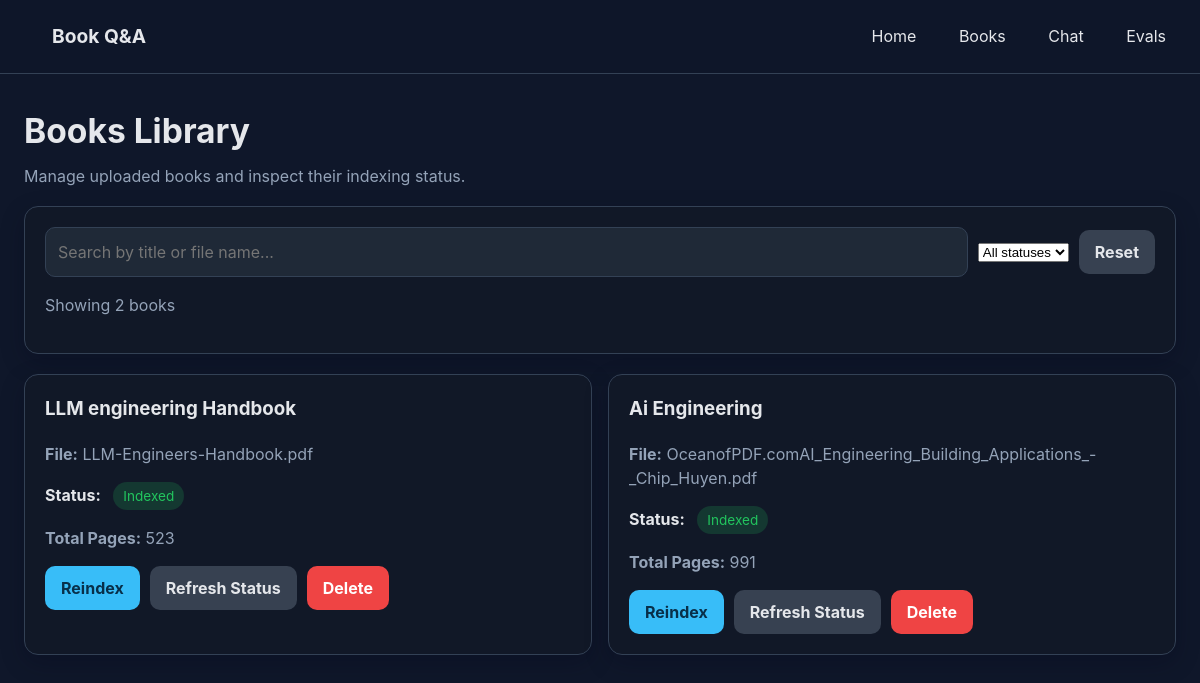
/library, run on an earlier commit of the app's database.
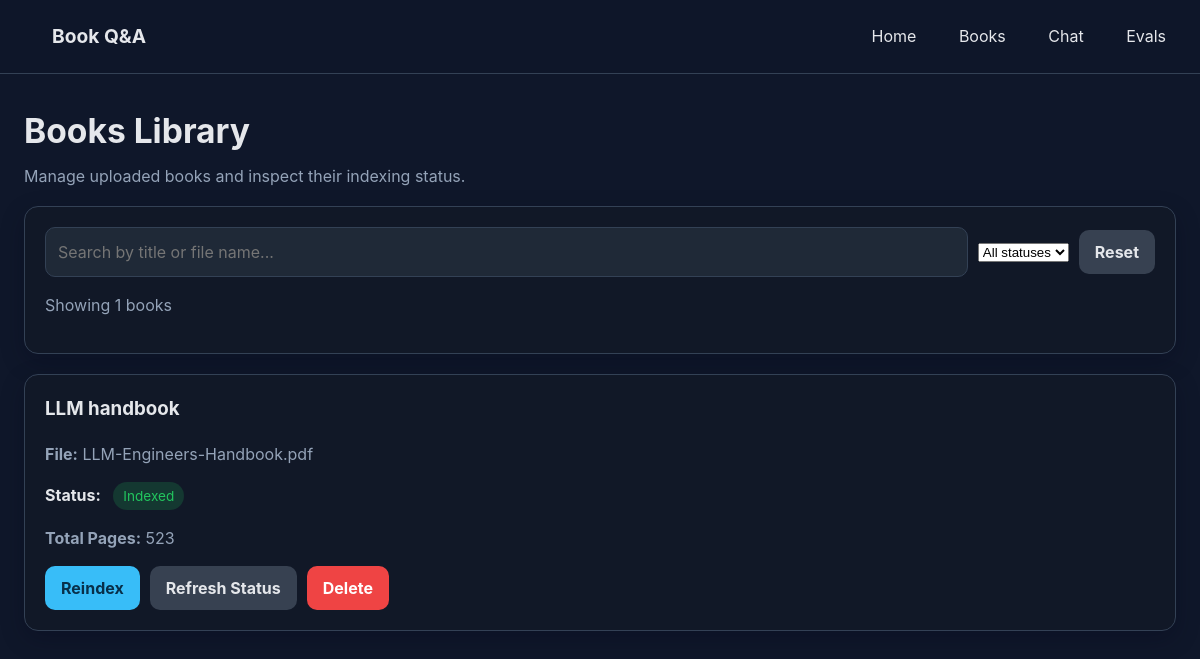
And on a later commit of the database.
### app/models.py (models this page shows)
class Base(DeclarativeBase):
    pass

class Book(Base):
    __tablename__ = "books"
    id: Mapped[str] = mapped_column(String, primary_key=True)
    title: Mapped[str] = mapped_column(String, nullable=False)
    file_name: Mapped[str] = mapped_column(String, nullable=False)
    file_path: Mapped[str] = mapped_column(String, nullable=False)
    status: Mapped[str] = mapped_column(String, nullable=False, default="uploaded")
    total_pages: Mapped[int | None] = mapped_column(Integer, nullable=True)
    total_sections: Mapped[int | None] = mapped_column(Integer, nullable=True)
    total_chunks: Mapped[int] = mapped_column(Integer, nullable=False, default=0)
    processed_chunks: Mapped[int] = mapped_column(Integer, nullable=False, default=0)
    failed_chunks: Mapped[int] = mapped_column(Integer, nullable=False, default=0)
    progress_percent: Mapped[int] = mapped_column(Integer, nullable=False, default=0)
    current_step: Mapped[str | None] = mapped_column(String, nullable=True)
    last_processed_chunk_index: Mapped[int | None] = mapped_column(Integer, nullable=True)
    error_message: Mapped[str | None] = mapped_column(Text, nullable=True)
    started_at: Mapped[datetime | None] = mapped_column(DateTime, nullable=True)
    finished_at: Mapped[datetime | None] = mapped_column(DateTime, nullable=True)
    created_at: Mapped[datetime] = mapped_column(DateTime, default=datetime.utcnow)
    updated_at: Mapped[datetime] = mapped_column(DateTime, default=datetime.utcnow, onupdate=datetime.utcnow)

### app/web/pages.py (the view)
@router.get("/library", response_class=HTMLResponse)
def books_page(request: Request):
    db = SessionLocal()
    try:
        books = db.query(Book).order_by(Book.created_at.desc()).all()
        return templates.TemplateResponse(
            request=request,
            name="books.html",
            context={"books": books},
        )
    finally:
        db.close()

### app/logging_config.py (called while the page is built)
def get_request_id() -> str:
    return _REQUEST_ID_CTX.get()

    def filter(self, record: logging.LogRecord) -> bool:
        record.request_id = get_request_id()
        return True

### app/templates/books.html (shortened to what this page needs)
{% extends "base.html" %}
{% block content %}
<section class="page-header">
    <h1>Books Library</h1>
    <p>Manage uploaded books and inspect their indexing status.</p>
</section>
{% if books %}
    <section class="card">
        <div class="toolbar">
            <input type="text" id="searchBooks" placeholder="Search by title or file name...">
            <select id="statusFilter">
                <option value="all">All statuses</option>
            </select>
            <button type="button" class="secondary" onclick="resetFilters()">Reset</button>
        </div>
        <p class="muted" id="booksCount">Showing {{ books|length }} books</p>
    </section>
    <div class="books-grid">
        {% for book in books %}
            <div class="card book-card" data-title="{{ book.title|lower }}" data-file="{{ book.file_name|lower }}" data-status="{{ book.status }}">
                <h3>{{ book.title }}</h3>
                <p class="muted"><strong>File:</strong> {{ book.file_name }}</p>
                <p><strong>Status:</strong> <span class="status status-{{ book.status }}">{{ book.status }}</span></p>
                <p class="muted"><strong>Total Pages:</strong> {{ book.total_pages if book.total_pages else "—" }}</p>
                <div class="button-row">
                    <button type="button" onclick="reindexBook('{{ book.id }}', this)">Reindex</button>
                    <button type="button" class="secondary" onclick="refreshStatus('{{ book.id }}', this)">Refresh Status</button>
                    <button type="button" class="danger" onclick="deleteBook('{{ book.id }}', this)">Delete</button>
                </div>
            </div>
        {% endfor %}
    </div>
{% else %}
    <p>No books uploaded yet.</p>
{% endif %}
{% endblock %}

### app/templates/base.html (shortened to what this page needs)
<!DOCTYPE html>
<html lang="en">
<head>
    <link rel="stylesheet" href="{{ url_for('static', path='styles.css') }}?v=20260415a">
</head>
<body>
    <header class="site-header">
        <div class="container nav">
            <a href="/" class="brand">Book Q&A</a>
            <nav>
                <a href="/">Home</a>
                <a href="/library">Books</a>
                <a href="/chat">Chat</a>
                <a href="/evals">Evals</a>
            </nav>
        </div>
    </header>
    <main class="container page-content">
        {% block content %}{% endblock %}
    </main>
</body>
</html>

### app/static/styles.css (style rules this page uses)
:root { --bg: #0f172a; --panel: #111827; --soft: #1f2937; --text: #e5e7eb; --muted: #94a3b8; --accent: #38bdf8; --danger: #ef4444; --success: #22c55e; --warning: #f59e0b; --border: #334155; }
* { box-sizing: border-box; }
body { margin: 0; font-family: Inter, Arial, sans-serif; background: var(--bg); color: var(--text); line-height: 1.5; }
.container { width: min(1240px, 96%); margin: 0 auto; }
.site-header { border-bottom: 1px solid var(--border); background: rgba(15, 23, 42, 0.95); position: sticky; top: 0; backdrop-filter: blur(8px); z-index: 100; }
.nav { display: flex; align-items: center; justify-content: space-between; padding: 16px 0; }
.nav a { color: var(--text); text-decoration: none; margin-left: 18px; padding: 6px 10px; border-radius: 8px; transition: background 0.2s ease, color 0.2s ease; }
.brand { font-size: 1.2rem; font-weight: 700; }
.page-content { padding: 32px 0 48px; }
.hero h1, .page-header h1 { margin: 0 0 8px; font-size: clamp(1.7rem, 3vw, 2.1rem); }
.hero p, .page-header p { margin: 0; color: var(--muted); }
.page-header { margin-bottom: 18px; }
.card { background: var(--panel); border: 1px solid var(--border); border-radius: 14px; padding: 20px; margin-bottom: 20px; box-shadow: 0 8px 24px rgba(2, 6, 23, 0.24); }
.card h2, .card h3 { margin-top: 0; }
.stats-grid, .books-grid { display: grid; grid-template-columns: repeat(auto-fit, minmax(220px, 1fr)); gap: 16px; margin-bottom: 20px; }
input, textarea, button { font: inherit; }
input, textarea { width: 100%; padding: 12px; border-radius: 10px; border: 1px solid var(--border); background: var(--soft); color: var(--text); outline: none; }
button { width: fit-content; padding: 10px 16px; border: 0; border-radius: 10px; cursor: pointer; background: var(--accent); color: #082f49; font-weight: 700; transition: transform 0.15s ease, filter 0.2s ease; }
button.danger { background: var(--danger); color: white; }
button.secondary { background: #374151; color: var(--text); }
.button-row { display: flex; gap: 10px; flex-wrap: wrap; }
.status { display: inline-block; padding: 4px 10px; border-radius: 999px; font-size: 0.85rem; margin-left: 8px; text-transform: capitalize; }
.status-indexed { background: rgba(34, 197, 94, 0.18); color: var(--success); }
.muted { color: var(--muted); }
.toolbar { display: grid; grid-template-columns: 1fr auto auto; gap: 10px; align-items: center; }
.book-card { min-height: 250px; }

What changed in the data, as far as the page shows it:
removed Book: title "LLM engineering Handbook", file_name "LLM-Engineers-Handbook.pdf", status "Indexed", total_pages "523"
removed Book: title "Ai Engineering", file_name "OceanofPDF.comAI_Engineering_Building_Applications_-_Chip_Huyen.pdf", status "Indexed", total_pages "991"
added Book: title "LLM handbook", file_name "LLM-Engineers-Handbook.pdf", status "Indexed", total_pages "523"
Also different on the page:
text written by a page script: "Showing 2 books" → "Showing 1 books"
